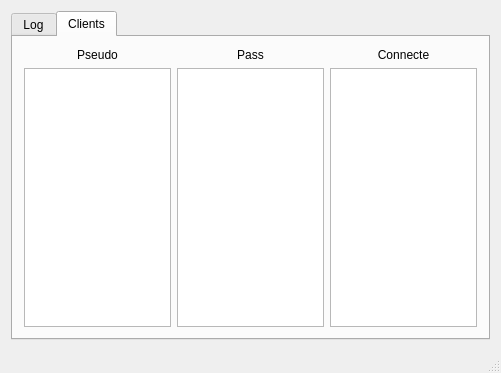
<?xml version="1.0" encoding="UTF-8"?>
<ui version="4.0">
 <class>MainWindow</class>
 <widget class="QMainWindow" name="MainWindow">
  <property name="geometry">
   <rect>
    <x>0</x>
    <y>0</y>
    <width>501</width>
    <height>373</height>
   </rect>
  </property>
  <property name="windowTitle">
   <string>MainWindow</string>
  </property>
  <widget class="QWidget" name="centralWidget">
   <layout class="QGridLayout" name="gridLayout">
    <item row="0" column="0">
     <widget class="QTabWidget" name="tabWidget">
      <property name="currentIndex">
       <number>1</number>
      </property>
      <widget class="QWidget" name="t_log">
       <attribute name="title">
        <string>Log</string>
       </attribute>
       <layout class="QVBoxLayout" name="verticalLayout">
        <item>
         <widget class="QTextBrowser" name="etat"/>
        </item>
       </layout>
      </widget>
      <widget class="QWidget" name="t_clients">
       <attribute name="title">
        <string>Clients</string>
       </attribute>
       <layout class="QGridLayout" name="gridLayout_2">
        <item row="0" column="0">
         <widget class="QLabel" name="label">
          <property name="text">
           <string>Pseudo</string>
          </property>
          <property name="alignment">
           <set>Qt::AlignCenter</set>
          </property>
         </widget>
        </item>
        <item row="0" column="2">
         <widget class="QLabel" name="label_2">
          <property name="text">
           <string>Pass</string>
          </property>
          <property name="alignment">
           <set>Qt::AlignCenter</set>
          </property>
         </widget>
        </item>
        <item row="0" column="3">
         <widget class="QLabel" name="label_3">
          <property name="text">
           <string>Connecte</string>
          </property>
          <property name="alignment">
           <set>Qt::AlignCenter</set>
          </property>
         </widget>
        </item>
        <item row="1" column="0">
         <widget class="QListView" name="listePseudo">
          <property name="editTriggers">
           <set>QAbstractItemView::NoEditTriggers</set>
          </property>
         </widget>
        </item>
        <item row="1" column="2">
         <widget class="QListView" name="listePass">
          <property name="editTriggers">
           <set>QAbstractItemView::NoEditTriggers</set>
          </property>
         </widget>
        </item>
        <item row="1" column="3">
         <widget class="QListView" name="listeCo">
          <property name="editTriggers">
           <set>QAbstractItemView::NoEditTriggers</set>
          </property>
         </widget>
        </item>
       </layout>
      </widget>
     </widget>
    </item>
   </layout>
  </widget>
  <widget class="QMenuBar" name="menuBar">
   <property name="geometry">
    <rect>
     <x>0</x>
     <y>0</y>
     <width>501</width>
     <height>25</height>
    </rect>
   </property>
  </widget>
  <widget class="QStatusBar" name="statusBar"/>
 </widget>
 <layoutdefault spacing="6" margin="11"/>
 <resources/>
 <connections/>
</ui>
